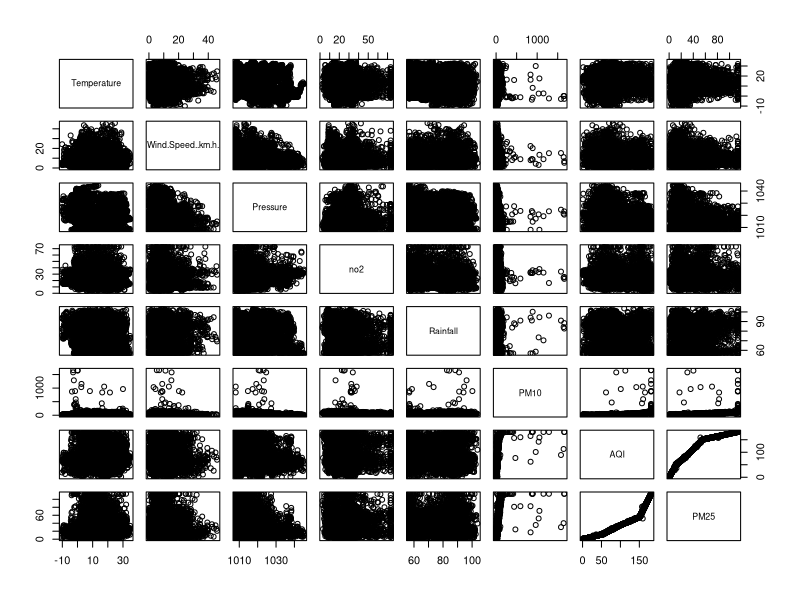

Generate this figure with R:
library(tidyverse)
library(psych)
library(Hmisc)
library(caret)
library(MLmetrics)

air <-read_csv("data.csv")

set.seed(1234)
ind <- sample(2, nrow(air), replace = T, prob = c(.7, .3))
train <- air[ind == 1, ]
test <- air[ind == 2, ]

# Correlation
air %>%
  cor() %>%
  round(2)

cor.test(air$AQI, air$PM25)
#Correlation matrix
air %>%
  as.matrix() %>%
  rcorr()

air <- air %>%
  as.tibble() %>%
  print()
#Scatter plot
air %>%
  plot()
tic <- print(Sys.time()) 
# model 1
lm(PM25 ~ AQI, data = train) %>% abline()
fit <- lm(AQI ~PM25, data = train)
ypred <- predict(fit, newdata = test)
RMSE(ypred, test$AQI )
toc <- print(Sys.time())
print(toc-tic)
fit
summary(fit)
confint(fit)
predict(fit)
predict(fit, interval = "prediction")
lm.influence(fit)
influence.measures(fit)

#Model 2
fit1 <- lm(PM25 ~ ., data = air)

summary(fit1)
confint(fit1)
predict(fit1)
ypred <- predict(fit1, newdata = test)
RMSE(ypred, test$PM25)
